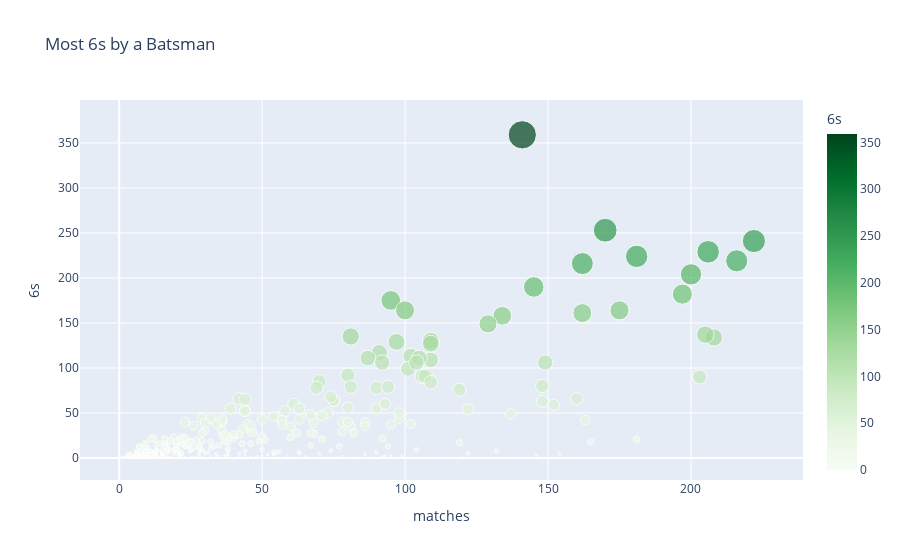

Notebook source saved alongside this figure:
### Code cell
# Create the scatter plot to see the Most 6s by a Batsman
fig = px.scatter(final_df, x='matches', y='6s',color='6s',
                 size='6s', hover_name=final_df.index, title='Most 6s by a Batsman')
fig.update_layout(coloraxis=dict(colorscale='greens'))

# Show the plot
fig.show()

### Figure 1 — Plotly figure (JSON) as saved in the notebook; plotly's stock layout.template omitted (floating-point values rounded to 4 significant figures; data arrays with more than 128 entries replaced by an {"elided": "..."} marker saying what was removed)
{"data": [{"hovertemplate": "<b>%{hovertext}</b><br><br>matches=%{x}<br>6s=%{marker.color}<extra></extra>", "hovertext": {"elided": "656 str values"}, "legendgroup": "", "marker": {"color": {"elided": "656 int values"}, "coloraxis": "coloraxis", "size": {"elided": "656 int values"}, "sizemode": "area", "sizeref": 0.8975, "symbol": "circle"}, "mode": "markers", "name": "", "orientation": "v", "showlegend": false, "type": "scatter", "x": {"elided": "656 int values"}, "xaxis": "x", "y": {"elided": "656 int values"}, "yaxis": "y"}], "layout": {"coloraxis": {"colorbar": {"title": {"text": "6s"}}, "colorscale": [[0, "rgb(247,252,245)"], [0.125, "rgb(229,245,224)"], [0.25, "rgb(199,233,192)"], [0.375, "rgb(161,217,155)"], [0.5, "rgb(116,196,118)"], [0.625, "rgb(65,171,93)"], [0.75, "rgb(35,139,69)"], [0.875, "rgb(0,109,44)"], [1, "rgb(0,68,27)"]]}, "legend": {"itemsizing": "constant", "tracegroupgap": 0}, "title": {"text": "Most 6s by a Batsman"}, "xaxis": {"anchor": "y", "domain": [0, 1], "title": {"text": "matches"}}, "yaxis": {"anchor": "x", "domain": [0, 1], "title": {"text": "6s"}}}}
